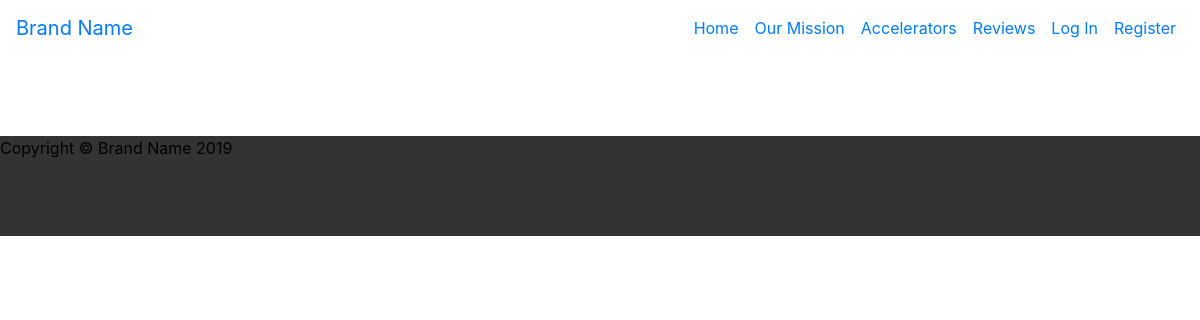
/reviews/, run on an earlier commit of the app's database.
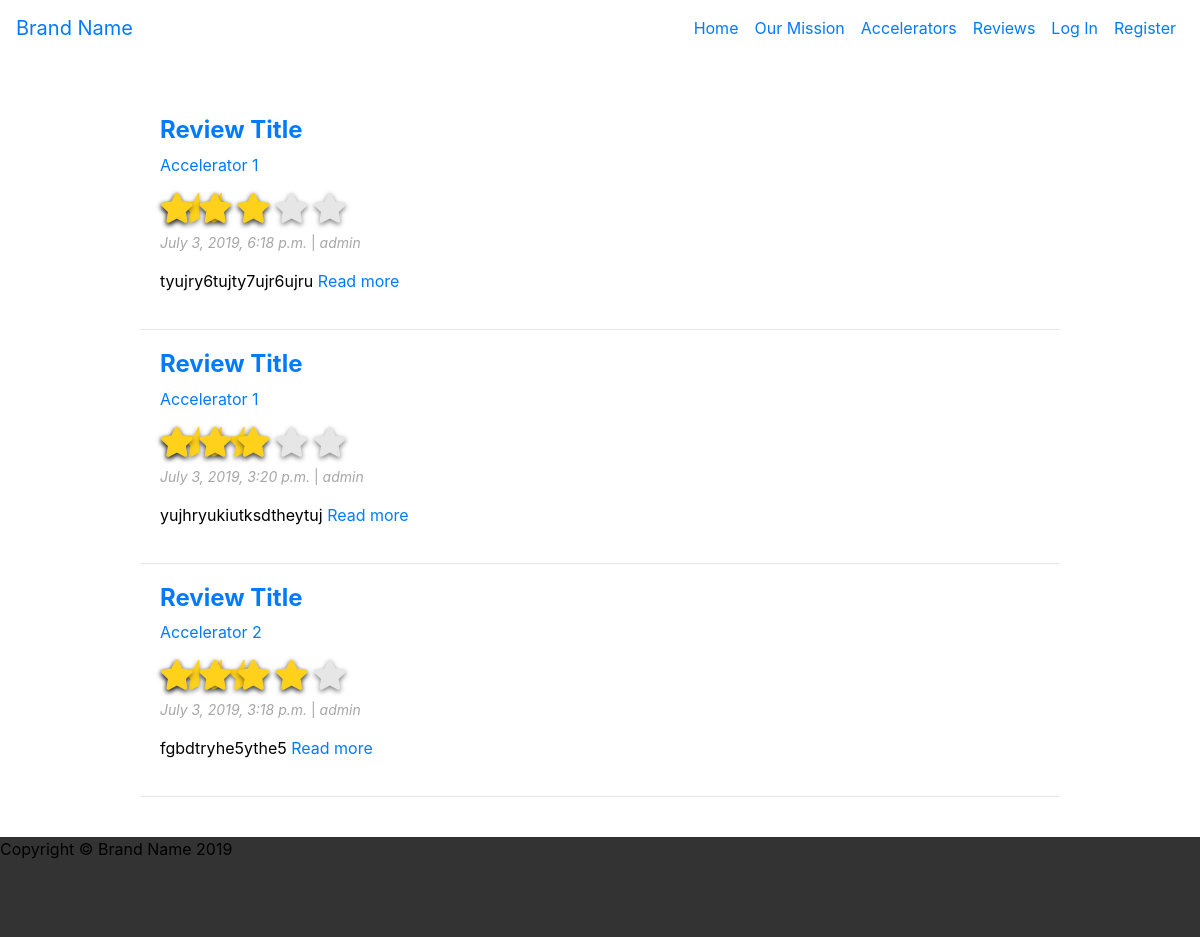
And on a later commit of the database.
### reviews/models.py (models this page shows, shortened)
class Review(models.Model):
    RATINGS = (
        ('1', '1'),
        ('2', '2'),
        ('3', '3'),
        ('4', '4'),
        ('5', '5'),
    )
    subject = models.ForeignKey(Accelerator, on_delete=models.CASCADE, blank=False)
    author = models.ForeignKey(User, on_delete=models.CASCADE, blank=False, default='admin')
    feedback = models.TextField(blank=False)
    date_posted = models.DateTimeField(default=timezone.now)
    mentorship = models.CharField(choices=RATINGS, blank=False, max_length=1)
    hiring = models.CharField(choices=RATINGS, blank=False, max_length=1)
    community = models.CharField(choices=RATINGS, blank=False, max_length=1)
    fundraising = models.CharField(choices=RATINGS, blank=False, max_length=1)
    corporate_dev = models.CharField(choices=RATINGS, blank=False, max_length=1)
    overall = models.DecimalField(decimal_places=2, max_digits=3)

class Accelerator(models.Model):
    name = models.CharField(max_length=100)
    website = models.CharField(max_length=100)
    locations = models.CharField(max_length=100)
    bio = models.TextField()
    sector_focus = models.CharField(max_length=100)
    stage = models.CharField(max_length=100)
    deal = models.CharField(max_length=200)
    duration = models.CharField(max_length=100)
    overall_rating = models.DecimalField(decimal_places=2, max_digits=3)
    author = models.ForeignKey(User, on_delete=models.CASCADE, default='admin')
    logo = models.ImageField(default='default.jpg', upload_to='logos')
    def __str__(self):
        return self.name

### reviews/views.py (the view)
# urls.py: path('', ReviewListView.as_view(), name='reviews'),
class ReviewListView(ListView):
    model = Review
    template_name = 'reviews/reviews_home.html'
    context_object_name = 'reviews'
    ordering = ['-date_posted']

### reviews/templates/reviews/reviews_home.html (shortened to what this page needs)
{% extends 'accounts/base.html' %}
{% block content %}
    <div class="container">
        {% for review in reviews %}
            <div class="acc-reviews">
                <h4><b><a href="{% url 'review_detail' review.id %}">Review Title</a></b></h4>
                <p><a href="{% url 'review_detail' review.id %}">{{ review.subject }}</a></p>
                <div class="emptyStarsSmall">
                    <i class="fa fa-star" id="emptyStarSmall1"></i>
                    <i class="fa fa-star" id="emptyStarSmall2"></i>
                    <i class="fa fa-star" id="emptyStarSmall3"></i>
                    <i class="fa fa-star" id="emptyStarSmall4"></i>
                    <i class="fa fa-star" id="emptyStarSmall5"></i>
                </div>
                <div class="halfStarsSmall">
                    <i class="fas fa-star-half" id="halfStarSmall1"></i>
                    <i class="fas fa-star-half" {% if review.overall < 1.25 %} style="display:none;" {% endif %} id="halfStarSmall2"></i>
                    <i class="fas fa-star-half" {% if review.overall < 2.25 %} style="display:none;" {% endif %} id="halfStarSmall3"></i>
                    <i class="fas fa-star-half" {% if review.overall < 3.25 %} style="display:none;" {% endif %} id="halfStarSmall4"></i>
                </div>
                <div class="fullStarsSmall">
                    <i class="fa fa-star" id="fullStarSmall1"></i>
                    <i class="fa fa-star" {% if review.overall < 1.75 %} style="display:none;" {% endif %} id="fullStarSmall2"></i>
                    <i class="fa fa-star" {% if review.overall < 2.75 %} style="display:none;" {% endif %} id="fullStarSmall3"></i>
                    <i class="fa fa-star" {% if review.overall < 3.75 %} style="display:none;" {% endif %} id="fullStarSmall4"></i>
                </div>
                <br>
                <p class="date-author"><i>{{ review.date_posted }}</i> | <i>{{ review.author }}</i></p>
                <p class="blog-text">{{ review.feedback|truncatewords:30 }} <a href="{% url 'review_detail' review.id %}">Read more</a></p>
            </div>
        {% endfor %}
    </div>
{% endblock %}

What changed in the data, as far as the page shows it:
added Review: subject "Accelerator 1", overall 3 (drawn), date_posted "July 3, 2019, 6:18 p.m.", author "admin", feedback "tyujry6tujty7ujr6ujru"
added Review: subject "Accelerator 1", overall 3.6 (drawn), date_posted "July 3, 2019, 3:20 p.m.", author "admin", feedback "yujhryukiutksdtheytuj"
added Review: subject "Accelerator 2", overall 3.8 (drawn), date_posted "July 3, 2019, 3:18 p.m.", author "admin", feedback "fgbdtryhe5ythe5"
